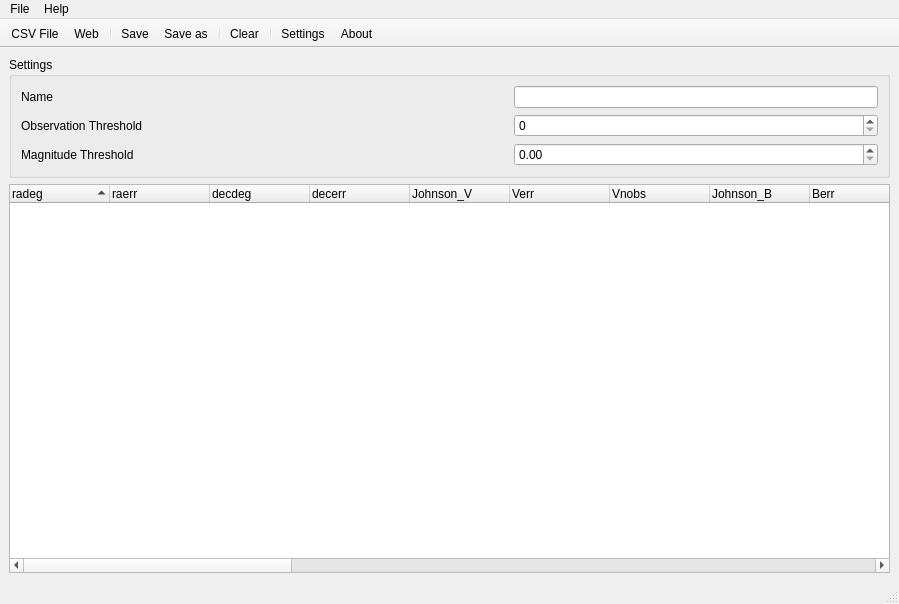
<?xml version="1.0" encoding="UTF-8"?>
<ui version="4.0">
  <class>APASSTools</class>
  <widget class="QMainWindow" 
    name="APASSTools">
    <property name="geometry">
      <rect>
        <x>0</x>
        <y>0</y>
        <width>899</width>
        <height>604</height>
      </rect>
    </property>
    <property name="windowTitle">
      <string>APASSTools</string>
    </property>
    <property name="windowIcon">
      <iconset resource="../../assets/icons.qrc">
        <normaloff>:/logo</normaloff>:/logo</iconset>
    </property>
    <widget class="QWidget" 
      name="centralwidget">
      <layout class="QGridLayout" 
        name="gridLayout_2">
        <item row="0" 
          column="0" 
          rowspan="2" 
          colspan="2">
          <widget class="QGroupBox" 
            name="settingsBox">
            <property name="title">
              <string>Settings</string>
            </property>
            <layout class="QGridLayout" 
              name="gridLayout">
              <item row="2" 
                column="2">
                <widget class="QDoubleSpinBox" 
                  name="magnitudeSpin"/>
              </item>
              <item row="1" 
                column="2">
                <widget class="QSpinBox" 
                  name="observationSpin"/>
              </item>
              <item row="1" 
                column="0">
                <widget class="QLabel" 
                  name="obsLabel">
                  <property name="text">
                    <string>Observation Threshold</string>
                  </property>
                </widget>
              </item>
              <item row="0" 
                column="1">
                <spacer name="horizontalSpacer_2">
                  <property name="orientation">
                    <enum>Qt::Horizontal</enum>
                  </property>
                  <property name="sizeHint" 
                    stdset="0">
                    <size>
                      <width>40</width>
                      <height>20</height>
                    </size>
                  </property>
                </spacer>
              </item>
              <item row="0" 
                column="2">
                <widget class="QLineEdit" 
                  name="nameEdit"/>
              </item>
              <item row="0" 
                column="0">
                <widget class="QLabel" 
                  name="nameLabel">
                  <property name="text">
                    <string>Name</string>
                  </property>
                </widget>
              </item>
              <item row="2" 
                column="0">
                <widget class="QLabel" 
                  name="magLabel">
                  <property name="text">
                    <string>Magnitude Threshold</string>
                  </property>
                </widget>
              </item>
            </layout>
          </widget>
        </item>
        <item row="2" 
          column="0" 
          colspan="2">
          <widget class="QTreeWidget" 
            name="CSVDisplay">
            <property name="rootIsDecorated">
              <bool>false</bool>
            </property>
            <property name="itemsExpandable">
              <bool>false</bool>
            </property>
            <property name="sortingEnabled">
              <bool>true</bool>
            </property>
            <property name="headerHidden">
              <bool>false</bool>
            </property>
            <column>
              <property name="text">
                <string notr="true">radeg</string>
              </property>
            </column>
            <column>
              <property name="text">
                <string>raerr</string>
              </property>
            </column>
            <column>
              <property name="text">
                <string>decdeg</string>
              </property>
            </column>
            <column>
              <property name="text">
                <string>decerr</string>
              </property>
            </column>
            <column>
              <property name="text">
                <string>Johnson_V</string>
              </property>
            </column>
            <column>
              <property name="text">
                <string>Verr</string>
              </property>
            </column>
            <column>
              <property name="text">
                <string>Vnobs</string>
              </property>
            </column>
            <column>
              <property name="text">
                <string>Johnson_B</string>
              </property>
            </column>
            <column>
              <property name="text">
                <string>Berr</string>
              </property>
            </column>
            <column>
              <property name="text">
                <string>Bnobs</string>
              </property>
            </column>
            <column>
              <property name="text">
                <string>Sloan_u</string>
              </property>
            </column>
            <column>
              <property name="text">
                <string>SUerr</string>
              </property>
            </column>
            <column>
              <property name="text">
                <string>SUnobs</string>
              </property>
            </column>
            <column>
              <property name="text">
                <string>Sloan_g</string>
              </property>
            </column>
            <column>
              <property name="text">
                <string>SGerr</string>
              </property>
            </column>
            <column>
              <property name="text">
                <string>SGnobs</string>
              </property>
            </column>
            <column>
              <property name="text">
                <string>Sloan_r</string>
              </property>
            </column>
            <column>
              <property name="text">
                <string>SRerr</string>
              </property>
            </column>
            <column>
              <property name="text">
                <string>SRnobs</string>
              </property>
            </column>
            <column>
              <property name="text">
                <string>Sloan_i</string>
              </property>
            </column>
            <column>
              <property name="text">
                <string>SIerr</string>
              </property>
            </column>
            <column>
              <property name="text">
                <string>SInobs</string>
              </property>
            </column>
            <column>
              <property name="text">
                <string>Sloan_z</string>
              </property>
            </column>
            <column>
              <property name="text">
                <string>SZerr</string>
              </property>
            </column>
            <column>
              <property name="text">
                <string>SZnobs</string>
              </property>
            </column>
            <column>
              <property name="text">
                <string>PanSTARRS_Y</string>
              </property>
            </column>
            <column>
              <property name="text">
                <string>Yerr</string>
              </property>
            </column>
            <column>
              <property name="text">
                <string>Ynobs</string>
              </property>
            </column>
          </widget>
        </item>
      </layout>
    </widget>
    <widget class="QToolBar" 
      name="toolBar">
      <property name="movable">
        <bool>false</bool>
      </property>
      <attribute name="toolBarArea">
        <enum>TopToolBarArea</enum>
      </attribute>
      <attribute name="toolBarBreak">
        <bool>false</bool>
      </attribute>
      <addaction name="actionCSV"/>
      <addaction name="actionWeb"/>
      <addaction name="separator"/>
      <addaction name="actionSave"/>
      <addaction name="actionSaveAs"/>
      <addaction name="separator"/>
      <addaction name="actionClear"/>
      <addaction name="separator"/>
      <addaction name="actionSettings"/>
      <addaction name="actionAbout"/>
    </widget>
    <widget class="QMenuBar" 
      name="menubar">
      <property name="geometry">
        <rect>
          <x>0</x>
          <y>0</y>
          <width>899</width>
          <height>30</height>
        </rect>
      </property>
      <property name="defaultUp">
        <bool>false</bool>
      </property>
      <property name="nativeMenuBar">
        <bool>true</bool>
      </property>
      <widget class="QMenu" 
        name="menuFile">
        <property name="title">
          <string>File</string>
        </property>
        <widget class="QMenu" 
          name="menuNewFrom">
          <property name="tearOffEnabled">
            <bool>false</bool>
          </property>
          <property name="title">
            <string>New from</string>
          </property>
          <property name="icon">
            <iconset theme="filenew">
              <normaloff>.</normaloff>.
            </iconset>
          </property>
          <property name="separatorsCollapsible">
            <bool>false</bool>
          </property>
          <addaction name="actionCSV"/>
          <addaction name="actionWeb"/>
        </widget>
        <addaction name="menuNewFrom"/>
        <addaction name="separator"/>
        <addaction name="actionSave"/>
        <addaction name="actionSaveAs"/>
        <addaction name="separator"/>
        <addaction name="actionSettings"/>
        <addaction name="separator"/>
        <addaction name="actionQuit"/>
      </widget>
      <widget class="QMenu" 
        name="menuHelp">
        <property name="title">
          <string>Help</string>
        </property>
        <addaction name="actionHelp"/>
        <addaction name="separator"/>
        <addaction name="actionAbout"/>
        <addaction name="actionAboutQt"/>
      </widget>
      <addaction name="menuFile"/>
      <addaction name="menuHelp"/>
    </widget>
    <widget class="QStatusBar" 
      name="statusbar">
      <property name="sizePolicy">
        <sizepolicy hsizetype="Expanding" 
          vsizetype="Preferred">
          <horstretch>0</horstretch>
          <verstretch>0</verstretch>
        </sizepolicy>
      </property>
    </widget>
    <action name="actionCSV">
      <property name="icon">
        <iconset theme="text-csv">
          <normaloff>.</normaloff>.
        </iconset>
      </property>
      <property name="text">
        <string>CSV File</string>
      </property>
    </action>
    <action name="actionWeb">
      <property name="icon">
        <iconset theme="web-browser">
          <normaloff>.</normaloff>.
        </iconset>
      </property>
      <property name="text">
        <string>Web</string>
      </property>
    </action>
    <action name="actionSave">
      <property name="icon">
        <iconset theme="filesave">
          <normaloff>.</normaloff>.
        </iconset>
      </property>
      <property name="text">
        <string>Save</string>
      </property>
      <property name="shortcut">
        <string>Ctrl+S</string>
      </property>
    </action>
    <action name="actionSaveAs">
      <property name="icon">
        <iconset theme="filesaveas">
          <normaloff>.</normaloff>.
        </iconset>
      </property>
      <property name="text">
        <string>Save as ...</string>
      </property>
      <property name="shortcut">
        <string>Ctrl+Shift+S</string>
      </property>
    </action>
    <action name="actionQuit">
      <property name="icon">
        <iconset theme="window-close">
          <normaloff>.</normaloff>.
        </iconset>
      </property>
      <property name="text">
        <string>Quit</string>
      </property>
      <property name="shortcut">
        <string>Ctrl+Q</string>
      </property>
    </action>
    <action name="actionHelp">
      <property name="icon">
        <iconset theme="help">
          <normaloff>.</normaloff>.
        </iconset>
      </property>
      <property name="text">
        <string>Help</string>
      </property>
      <property name="shortcut">
        <string>F1</string>
      </property>
    </action>
    <action name="actionAbout">
      <property name="icon">
        <iconset theme="help-about">
          <normaloff>.</normaloff>.
        </iconset>
      </property>
      <property name="text">
        <string>About</string>
      </property>
    </action>
    <action name="actionAboutQt">
      <property name="icon">
        <iconset theme="qt5-logo">
          <normaloff>.</normaloff>.
        </iconset>
      </property>
      <property name="text">
        <string>About Qt</string>
      </property>
    </action>
    <action name="actionSettings">
      <property name="icon">
        <iconset theme="settings">
          <normaloff>.</normaloff>.
        </iconset>
      </property>
      <property name="text">
        <string>Settings</string>
      </property>
    </action>
    <action name="actionClear">
      <property name="icon">
        <iconset theme="edit-clear">
          <normaloff>.</normaloff>.
        </iconset>
      </property>
      <property name="text">
        <string>Clear</string>
      </property>
      <property name="toolTip">
        <string>Clear preview</string>
      </property>
    </action>
  </widget>
  <resources>
    <include location="../../assets/icons.qrc"/>
  </resources>
  <connections/>
</ui>
